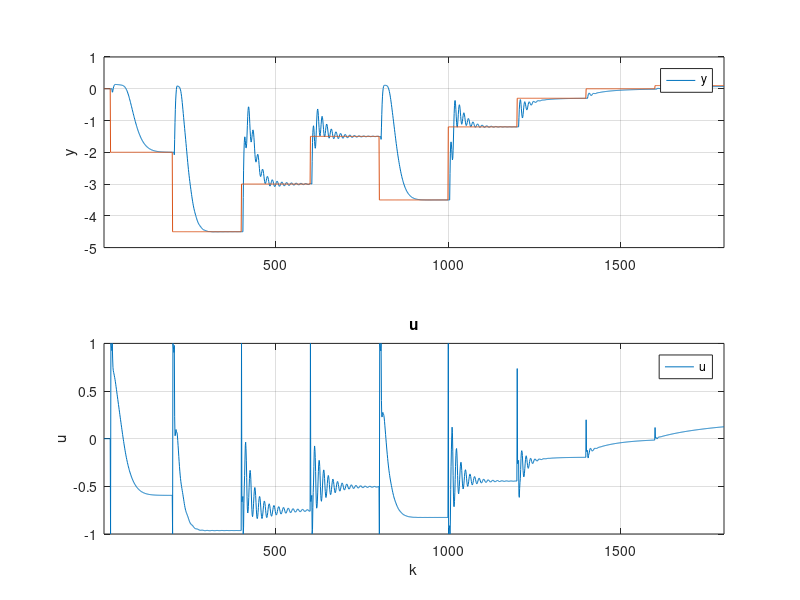

MATLAB code to generate this figure: (Note: this script raises an error after producing the figure.)
addpath('../../../../../../matlab2tikz-master/src/');
outputFile = '../../z4PidFinniczek.tex';

y = dlmread('y.csv','\t');
yzad = dlmread('y_zad.csv','\t');
%y2 = dlmread('y3.csv','\t');
%y3 = dlmread('y4.csv','\t');
%y4 = dlmread('y5.csv','\t');
u = dlmread('u.csv','\t');

%%z = dlmread('zad6_z_best_nie_licz_zakl.csv','\t');
x = 1:length(u);

figure(1);


subplot(2,1, 1);
hold on;
plot(x,y);
plot(x,yzad);
%plot(x,y2);
%plot(x,y3);
%plot(x,y4);
xlim([min(x) max(x)]);
%title('y');
%xlabel('k');
ylabel('y');
legend('y', 'Location', 'NorthEast');
%ylim([floor(min(y)) ceil(0.5+max(y))]);
grid on;
box on;

 subplot(2,1, 2);
 hold on;
 %stairs(x,u);
 plot(x,u);
 %plot(x,u1);
% plot(x,u2);
% plot(x,u3);
% plot(x,u4);
 xlim([min(x) max(x)]);
 title('u');
xlabel('k');
 ylabel('u');
 legend('u', 'Location', 'NorthEast');
 grid on;
 box on;

% subplot(3,1, 3);
% hold on;
% stairs(x,z);
% xlim([min(x) max(x)]);
% %title('z');
% xlabel('k');
% ylabel('z');
% legend('z', 'Location', 'NorthEast');
% grid on;
% box on;

% dwie linijki poni�ej zapewniaj� poprawne ustawienie wykresu w pdf-ie
% oraz pozwalaj� nazwa� wykres pod spodem
%beforeFigure = [sprintf('\\begin{figure}[H] \n\\centering')];
%afterFigure = [sprintf('\\caption{%s}\n\\end{figure}', title)];

matlab2tikz(outputFile, ...
    'showInfo', false, ...
    'encoding', 'UTF-8');
%    'extraCode', beforeFigure, ...
%    'extraCodeAtEnd', afterFigure);
hold off;
%close(1)